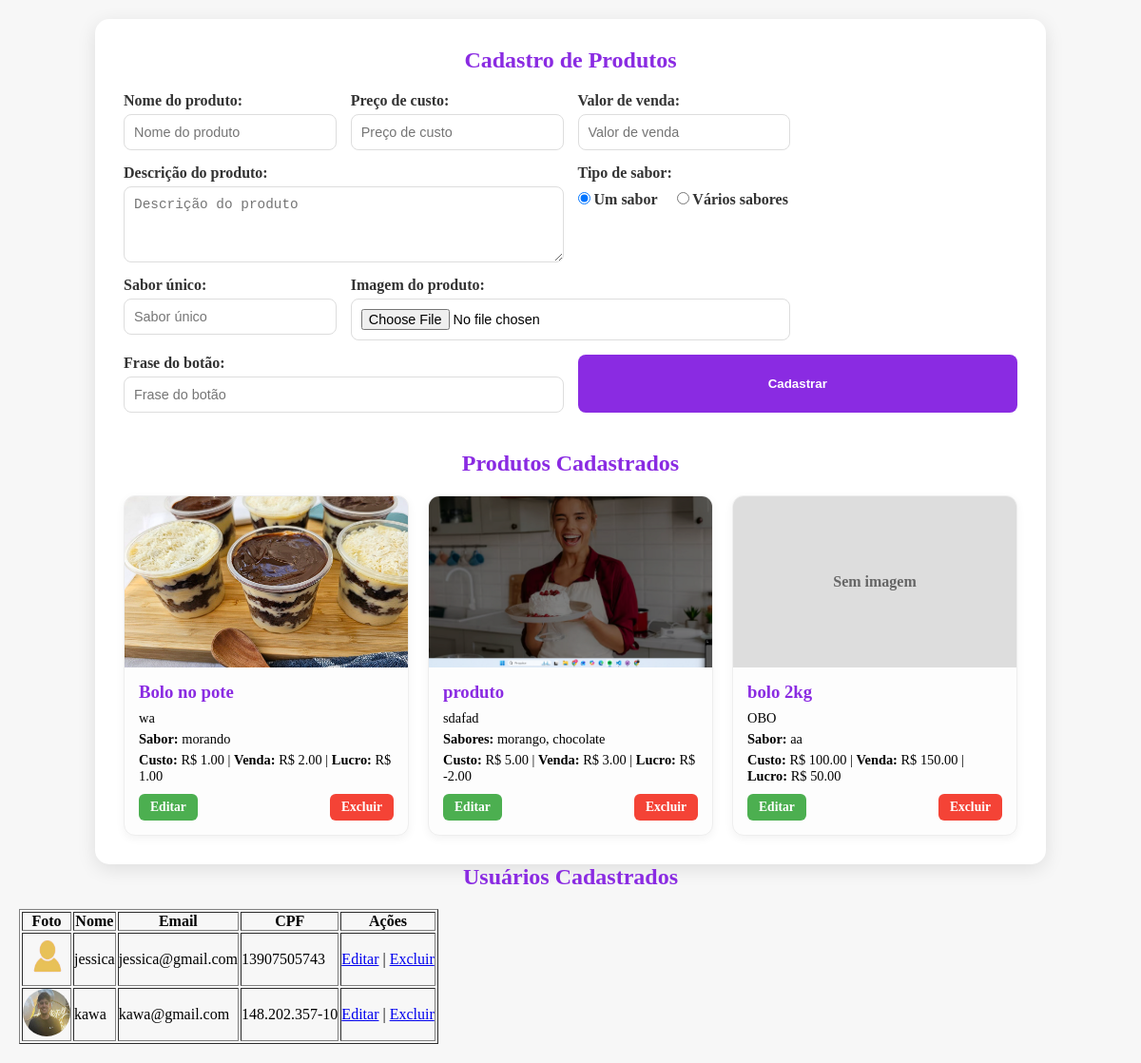
/admin, run on an earlier commit of the app's database.
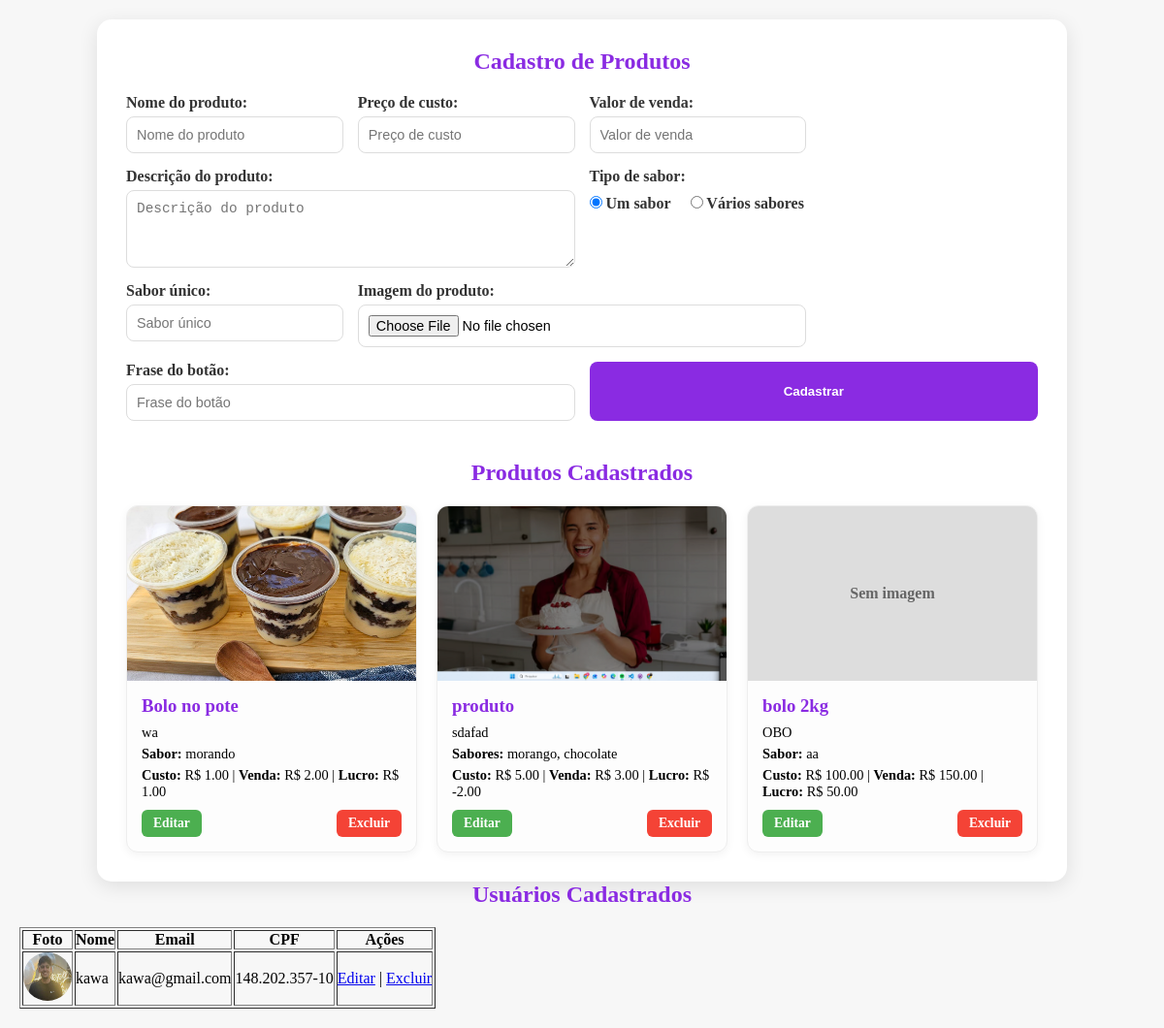
And on a later commit of the database.
### app/models.py (models this page shows, shortened)
class Produto(db.Model):
    id = db.Column(db.Integer, primary_key=True)
    nome = db.Column(db.String(100), nullable=False)
    preco_custo = db.Column(db.Float, nullable=False)
    valor_venda = db.Column(db.Float, nullable=False)
    lucro = db.Column(db.Float, nullable=False)
    descricao = db.Column(db.Text, nullable=False)
    tipo_sabor = db.Column(db.String(20), nullable=False)
    sabor_unico = db.Column(db.String(50), nullable=True)
    sabores = db.Column(db.Text, nullable=True)
    frase_botao = db.Column(db.String(50), nullable=False)
    imagem = db.Column(db.String(100), nullable=True)

class Usuario(db.Model):
    id = db.Column(db.Integer, primary_key=True)
    nome = db.Column(db.String(100), nullable=False)
    email = db.Column(db.String(120), nullable=False, unique=True)
    senha_hash = db.Column(db.String(200), nullable=False)
    cpf = db.Column(db.String(14), nullable=True, unique=True)
    cep = db.Column(db.String(10), nullable=False)
    rua = db.Column(db.String(150), nullable=False)
    bairro = db.Column(db.String(100), nullable=True)
    cidade = db.Column(db.String(100), nullable=True)
    tipo_residencia = db.Column(db.String(20), nullable=False)  # 'casa' ou 'apartamento'
    numero = db.Column(db.String(20), nullable=False)  # número da casa ou bloco/apto
    complemento = db.Column(db.String(100), nullable=True)
    imagem = db.Column(db.String(100), nullable=True, default='default-avatar.png')

### app/view.py (the view, shortened to what this page needs)
@app.route('/admin', methods=['GET', 'POST'])
def admin():
    produtos = Produto.query.all()
    usuarios = Usuario.query.all()
    return render_template('admin.html', produtos=produtos, usuarios=usuarios)

### app/templates/admin.html (shortened to what this page needs)
<!DOCTYPE html>
<html lang="pt-br">
<head>
    <link rel="stylesheet" href="{{ url_for('static', filename='css/admin.css') }}">
</head>
<body>
    <div class="admin-container">
        <h2>Cadastro de Produtos</h2>
        <form method="POST" enctype="multipart/form-data" class="form-produto">
            <div class="form-group">
                <label for="nome">Nome do produto:</label>
                <input type="text" name="nome" id="nome" placeholder="Nome do produto" required>
            </div>
            <div class="form-group">
                <label for="preco_custo">Preço de custo:</label>
                <input type="number" step="0.01" name="preco_custo" id="preco_custo" placeholder="Preço de custo"
                    required>
            </div>
            <div class="form-group">
                <label for="valor_venda">Valor de venda:</label>
                <input type="number" step="0.01" name="valor_venda" id="valor_venda" placeholder="Valor de venda"
                    required>
            </div>
            <div class="form-group full-width">
                <label for="descricao">Descrição do produto:</label>
                <textarea name="descricao" id="descricao" placeholder="Descrição do produto" required></textarea>
            </div>
            <div class="form-group full-width">
                <label>Tipo de sabor:</label>
                <div class="tipo-sabor">
                    <label>
                        <input type="radio" name="tipo_sabor" value="um" checked onclick="toggle()"> Um sabor
                    </label>
                    <label>
                        <input type="radio" name="tipo_sabor" value="varios" onclick="toggle()"> Vários sabores
                    </label>
                </div>
            </div>
            <div class="form-group" id="um">
                <label for="sabor_unico">Sabor único:</label>
                <input type="text" name="sabor_unico" id="sabor_unico" placeholder="Sabor único">
            </div>
            <div class="form-group full-width">
                <label for="imagem">Imagem do produto:</label>
                <input type="file" name="imagem" id="imagem" accept="image/*">
            </div>
            <div class="form-group full-width">
                <label for="frase_botao">Frase do botão:</label>
                <input type="text" name="frase_botao" id="frase_botao" placeholder="Frase do botão" required>
            </div>
            <button type="submit">Cadastrar</button>
        </form>
        <h2>Produtos Cadastrados</h2>
        <div class="produtos-cadastrados">
            {% for produto in produtos %}
            <div class="produto-card">
                {% if produto.imagem %}
                <img src="{{ url_for('static', filename='img/produtos/' + produto.imagem) }}" alt="{{ produto.nome }}">
                {% else %}
                <div class="sem-imagem">Sem imagem</div>
                {% endif %}
                <div class="info">
                    <h3>{{ produto.nome }}</h3>
                    <p>{{ produto.descricao }}</p>
                    {% if produto.tipo_sabor == "um" %}
                    <p><strong>Sabor:</strong> {{ produto.sabor_unico }}</p>
                    {% else %}
                    <p><strong>Sabores:</strong> {{ produto.sabores }}</p>
                    {% endif %}
                    <p><strong>Custo:</strong> R$ {{ "%.2f"|format(produto.preco_custo) }} |
                        <strong>Venda:</strong> R$ {{ "%.2f"|format(produto.valor_venda) }} |
                        <strong>Lucro:</strong> R$ {{ "%.2f"|format(produto.lucro) }}
                    </p>
                    <div class="acoes-produto">
                        <a href="{{ url_for('editar_produto', id=produto.id) }}" class="btn-editar">Editar</a>
                        <a href="{{ url_for('deletar_produto', id=produto.id) }}" class="btn-deletar"
                            onclick="return confirm('Deseja realmente excluir este produto?');">Excluir</a>
                    </div>
                </div>
            </div>
            {% endfor %}
        </div>
    </div>
    <h2>Usuários Cadastrados</h2>
    <table border="1" cellpadding="8">
        <tr>
            <th>Foto</th>
            <th>Nome</th>
            <th>Email</th>
            <th>CPF</th>
            <th>Ações</th>
        </tr>
        {% for usuario in usuarios %}
        <tr>
            <td>
                <img src="{{ url_for('static', filename='img/usuarios/' + usuario.imagem) }}" width="50" height="50"
                    style="border-radius:50%;">
            </td>
            <td>{{ usuario.nome }}</td>
            <td>{{ usuario.email }}</td>
            <td>{{ usuario.cpf if usuario.cpf else '-' }}</td>
            <td>
                <a href="{{ url_for('editar_usuario', id=usuario.id) }}">Editar</a> |
                <a href="{{ url_for('deletar_usuario', id=usuario.id) }}"
                    onclick="return confirm('Deseja realmente excluir este usuário?');">Excluir</a>
            </td>
        </tr>
        {% endfor %}
    </table>
</body>
</html>

### app/static/css/admin.css (style rules this page uses)
* { margin: 0; padding: 0; box-sizing: border-box; }
body { background-color: #f7f7f7; font-family: "Playfair Display SC", serif; padding: 20px; }
.admin-container { max-width: 1000px; margin: 0 auto; background: #fff; padding: 30px; border-radius: 15px; box-shadow: 0 5px 20px rgba(0,0,0,0.1); }
h2 { text-align: center; margin-bottom: 20px; color: blueviolet; }
.form-produto { display: grid; grid-template-columns: repeat(auto-fit, minmax(220px, 1fr)); gap: 15px; margin-bottom: 40px; }
.form-group { display: flex; flex-direction: column; }
.form-group.full-width { grid-column: span 2; }
label { margin-bottom: 5px; font-weight: bold; color: #333; }
input, textarea { padding: 10px; border: 1px solid #ddd; border-radius: 8px; font-size: 0.9rem; }
textarea { min-height: 80px; resize: vertical; }
.tipo-sabor { display: flex; gap: 20px; margin-top: 5px; }
button { grid-column: span 2; padding: 12px; background-color: blueviolet; color: white; font-weight: bold; border: none; border-radius: 8px; cursor: pointer; transition: all 0.3s; }
.produtos-cadastrados { display: grid; grid-template-columns: repeat(auto-fit, minmax(250px, 1fr)); gap: 20px; }
.produto-card { background: #fdfdfd; border: 1px solid #eee; border-radius: 12px; overflow: hidden; box-shadow: 0 3px 10px rgba(0,0,0,0.05); display: flex; flex-direction: column; transition: transform 0.2s; }
.produto-card img { width: 100%; height: 180px; object-fit: cover; }
.sem-imagem { width: 100%; height: 180px; display: flex; align-items: center; justify-content: center; background: #ddd; color: #666; font-weight: bold; }
.produto-card .info { padding: 15px; }
.produto-card .info h3 { margin-bottom: 8px; color: blueviolet; }
.produto-card .info p { margin-bottom: 5px; font-size: 0.9rem; }
.acoes-produto { display: flex; justify-content: space-between; margin-top: 10px; }
.acoes-produto a { padding: 6px 12px; border-radius: 6px; color: white; text-decoration: none; font-weight: bold; font-size: 0.85rem; transition: 0.2s; }
.btn-editar { background-color: #4caf50; }
.btn-deletar { background-color: #f44336; }

What changed in the data, as far as the page shows it:
removed Usuario: imagem (picture), nome "jessica", email "jessica@gmail.com", cpf "13907505743"
